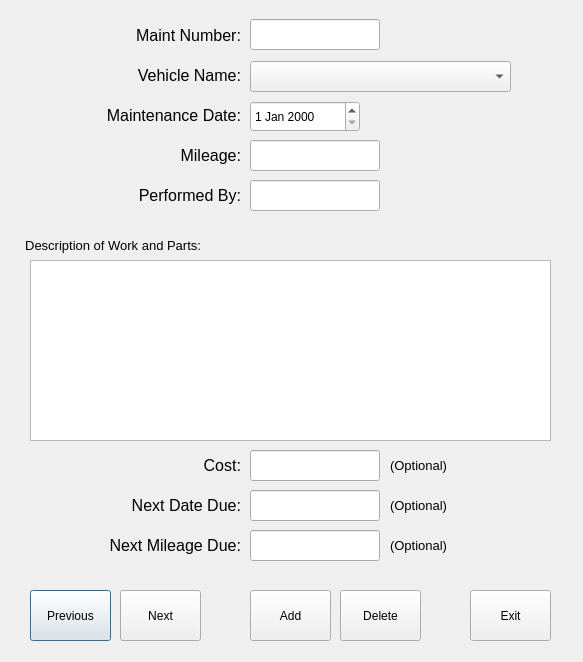
<?xml version="1.0" encoding="UTF-8"?>
<ui version="4.0">
 <class>Dialog</class>
 <widget class="QDialog" name="Dialog">
  <property name="geometry">
   <rect>
    <x>0</x>
    <y>0</y>
    <width>583</width>
    <height>662</height>
   </rect>
  </property>
  <property name="windowTitle">
   <string>Dialog</string>
  </property>
  <widget class="QLabel" name="label">
   <property name="geometry">
    <rect>
     <x>40</x>
     <y>20</y>
     <width>201</width>
     <height>31</height>
    </rect>
   </property>
   <property name="font">
    <font>
     <pointsize>12</pointsize>
    </font>
   </property>
   <property name="text">
    <string>Maint Number:</string>
   </property>
   <property name="alignment">
    <set>Qt::AlignRight|Qt::AlignTrailing|Qt::AlignVCenter</set>
   </property>
  </widget>
  <widget class="QLabel" name="label_2">
   <property name="geometry">
    <rect>
     <x>40</x>
     <y>60</y>
     <width>201</width>
     <height>31</height>
    </rect>
   </property>
   <property name="font">
    <font>
     <pointsize>12</pointsize>
    </font>
   </property>
   <property name="text">
    <string>Vehicle Name:</string>
   </property>
   <property name="alignment">
    <set>Qt::AlignRight|Qt::AlignTrailing|Qt::AlignVCenter</set>
   </property>
  </widget>
  <widget class="QLabel" name="label_3">
   <property name="geometry">
    <rect>
     <x>40</x>
     <y>100</y>
     <width>201</width>
     <height>31</height>
    </rect>
   </property>
   <property name="font">
    <font>
     <pointsize>12</pointsize>
    </font>
   </property>
   <property name="text">
    <string>Maintenance Date:</string>
   </property>
   <property name="alignment">
    <set>Qt::AlignRight|Qt::AlignTrailing|Qt::AlignVCenter</set>
   </property>
  </widget>
  <widget class="QLabel" name="label_4">
   <property name="geometry">
    <rect>
     <x>40</x>
     <y>140</y>
     <width>201</width>
     <height>31</height>
    </rect>
   </property>
   <property name="font">
    <font>
     <pointsize>12</pointsize>
    </font>
   </property>
   <property name="text">
    <string>Mileage:</string>
   </property>
   <property name="alignment">
    <set>Qt::AlignRight|Qt::AlignTrailing|Qt::AlignVCenter</set>
   </property>
  </widget>
  <widget class="QLabel" name="label_5">
   <property name="geometry">
    <rect>
     <x>40</x>
     <y>180</y>
     <width>201</width>
     <height>31</height>
    </rect>
   </property>
   <property name="font">
    <font>
     <pointsize>12</pointsize>
    </font>
   </property>
   <property name="text">
    <string>Performed By:</string>
   </property>
   <property name="alignment">
    <set>Qt::AlignRight|Qt::AlignTrailing|Qt::AlignVCenter</set>
   </property>
  </widget>
  <widget class="QLabel" name="label_6">
   <property name="geometry">
    <rect>
     <x>20</x>
     <y>230</y>
     <width>181</width>
     <height>31</height>
    </rect>
   </property>
   <property name="font">
    <font>
     <pointsize>10</pointsize>
    </font>
   </property>
   <property name="text">
    <string>Description of Work and Parts:</string>
   </property>
   <property name="alignment">
    <set>Qt::AlignRight|Qt::AlignTrailing|Qt::AlignVCenter</set>
   </property>
  </widget>
  <widget class="QPlainTextEdit" name="plainTextEditDesc">
   <property name="geometry">
    <rect>
     <x>30</x>
     <y>260</y>
     <width>521</width>
     <height>181</height>
    </rect>
   </property>
  </widget>
  <widget class="QPushButton" name="pushButtonPrevious">
   <property name="geometry">
    <rect>
     <x>30</x>
     <y>590</y>
     <width>81</width>
     <height>51</height>
    </rect>
   </property>
   <property name="text">
    <string>Previous</string>
   </property>
  </widget>
  <widget class="QComboBox" name="comboBoxVehicle">
   <property name="geometry">
    <rect>
     <x>250</x>
     <y>61</y>
     <width>261</width>
     <height>31</height>
    </rect>
   </property>
  </widget>
  <widget class="QLineEdit" name="lineEditNumber">
   <property name="geometry">
    <rect>
     <x>250</x>
     <y>19</y>
     <width>130</width>
     <height>31</height>
    </rect>
   </property>
  </widget>
  <widget class="QLineEdit" name="lineEditMi">
   <property name="geometry">
    <rect>
     <x>250</x>
     <y>140</y>
     <width>130</width>
     <height>31</height>
    </rect>
   </property>
  </widget>
  <widget class="QLineEdit" name="lineEditMaintBy">
   <property name="geometry">
    <rect>
     <x>250</x>
     <y>180</y>
     <width>130</width>
     <height>31</height>
    </rect>
   </property>
  </widget>
  <widget class="QDateEdit" name="dateEditMaintDate">
   <property name="geometry">
    <rect>
     <x>250</x>
     <y>101</y>
     <width>110</width>
     <height>31</height>
    </rect>
   </property>
  </widget>
  <widget class="QPushButton" name="pushButtonNext">
   <property name="geometry">
    <rect>
     <x>120</x>
     <y>590</y>
     <width>81</width>
     <height>51</height>
    </rect>
   </property>
   <property name="text">
    <string>Next</string>
   </property>
  </widget>
  <widget class="QPushButton" name="pushButtonAdd">
   <property name="geometry">
    <rect>
     <x>250</x>
     <y>590</y>
     <width>81</width>
     <height>51</height>
    </rect>
   </property>
   <property name="text">
    <string>Add</string>
   </property>
  </widget>
  <widget class="QPushButton" name="pushButtonDelete">
   <property name="geometry">
    <rect>
     <x>340</x>
     <y>590</y>
     <width>81</width>
     <height>51</height>
    </rect>
   </property>
   <property name="text">
    <string>Delete</string>
   </property>
  </widget>
  <widget class="QPushButton" name="pushButtonExit">
   <property name="geometry">
    <rect>
     <x>470</x>
     <y>590</y>
     <width>81</width>
     <height>51</height>
    </rect>
   </property>
   <property name="text">
    <string>Exit</string>
   </property>
  </widget>
  <widget class="QLineEdit" name="lineEditCost">
   <property name="geometry">
    <rect>
     <x>250</x>
     <y>450</y>
     <width>130</width>
     <height>31</height>
    </rect>
   </property>
  </widget>
  <widget class="QLineEdit" name="lineEditNxDate">
   <property name="geometry">
    <rect>
     <x>250</x>
     <y>490</y>
     <width>130</width>
     <height>31</height>
    </rect>
   </property>
  </widget>
  <widget class="QLineEdit" name="lineEditNxMi">
   <property name="geometry">
    <rect>
     <x>250</x>
     <y>530</y>
     <width>130</width>
     <height>31</height>
    </rect>
   </property>
  </widget>
  <widget class="QLabel" name="label_7">
   <property name="geometry">
    <rect>
     <x>40</x>
     <y>450</y>
     <width>201</width>
     <height>31</height>
    </rect>
   </property>
   <property name="font">
    <font>
     <pointsize>12</pointsize>
    </font>
   </property>
   <property name="text">
    <string>Cost:</string>
   </property>
   <property name="alignment">
    <set>Qt::AlignRight|Qt::AlignTrailing|Qt::AlignVCenter</set>
   </property>
  </widget>
  <widget class="QLabel" name="label_8">
   <property name="geometry">
    <rect>
     <x>40</x>
     <y>490</y>
     <width>201</width>
     <height>31</height>
    </rect>
   </property>
   <property name="font">
    <font>
     <pointsize>12</pointsize>
    </font>
   </property>
   <property name="text">
    <string>Next Date Due:</string>
   </property>
   <property name="alignment">
    <set>Qt::AlignRight|Qt::AlignTrailing|Qt::AlignVCenter</set>
   </property>
  </widget>
  <widget class="QLabel" name="label_9">
   <property name="geometry">
    <rect>
     <x>40</x>
     <y>530</y>
     <width>201</width>
     <height>31</height>
    </rect>
   </property>
   <property name="font">
    <font>
     <pointsize>12</pointsize>
    </font>
   </property>
   <property name="text">
    <string>Next Mileage Due:</string>
   </property>
   <property name="alignment">
    <set>Qt::AlignRight|Qt::AlignTrailing|Qt::AlignVCenter</set>
   </property>
  </widget>
  <widget class="QLabel" name="label_10">
   <property name="geometry">
    <rect>
     <x>390</x>
     <y>450</y>
     <width>181</width>
     <height>31</height>
    </rect>
   </property>
   <property name="font">
    <font>
     <pointsize>10</pointsize>
    </font>
   </property>
   <property name="text">
    <string>(Optional)</string>
   </property>
   <property name="alignment">
    <set>Qt::AlignLeading|Qt::AlignLeft|Qt::AlignVCenter</set>
   </property>
  </widget>
  <widget class="QLabel" name="label_11">
   <property name="geometry">
    <rect>
     <x>390</x>
     <y>490</y>
     <width>181</width>
     <height>31</height>
    </rect>
   </property>
   <property name="font">
    <font>
     <pointsize>10</pointsize>
    </font>
   </property>
   <property name="text">
    <string>(Optional)</string>
   </property>
   <property name="alignment">
    <set>Qt::AlignLeading|Qt::AlignLeft|Qt::AlignVCenter</set>
   </property>
  </widget>
  <widget class="QLabel" name="label_12">
   <property name="geometry">
    <rect>
     <x>390</x>
     <y>530</y>
     <width>181</width>
     <height>31</height>
    </rect>
   </property>
   <property name="font">
    <font>
     <pointsize>10</pointsize>
    </font>
   </property>
   <property name="text">
    <string>(Optional)</string>
   </property>
   <property name="alignment">
    <set>Qt::AlignLeading|Qt::AlignLeft|Qt::AlignVCenter</set>
   </property>
  </widget>
 </widget>
 <resources/>
 <connections/>
</ui>
